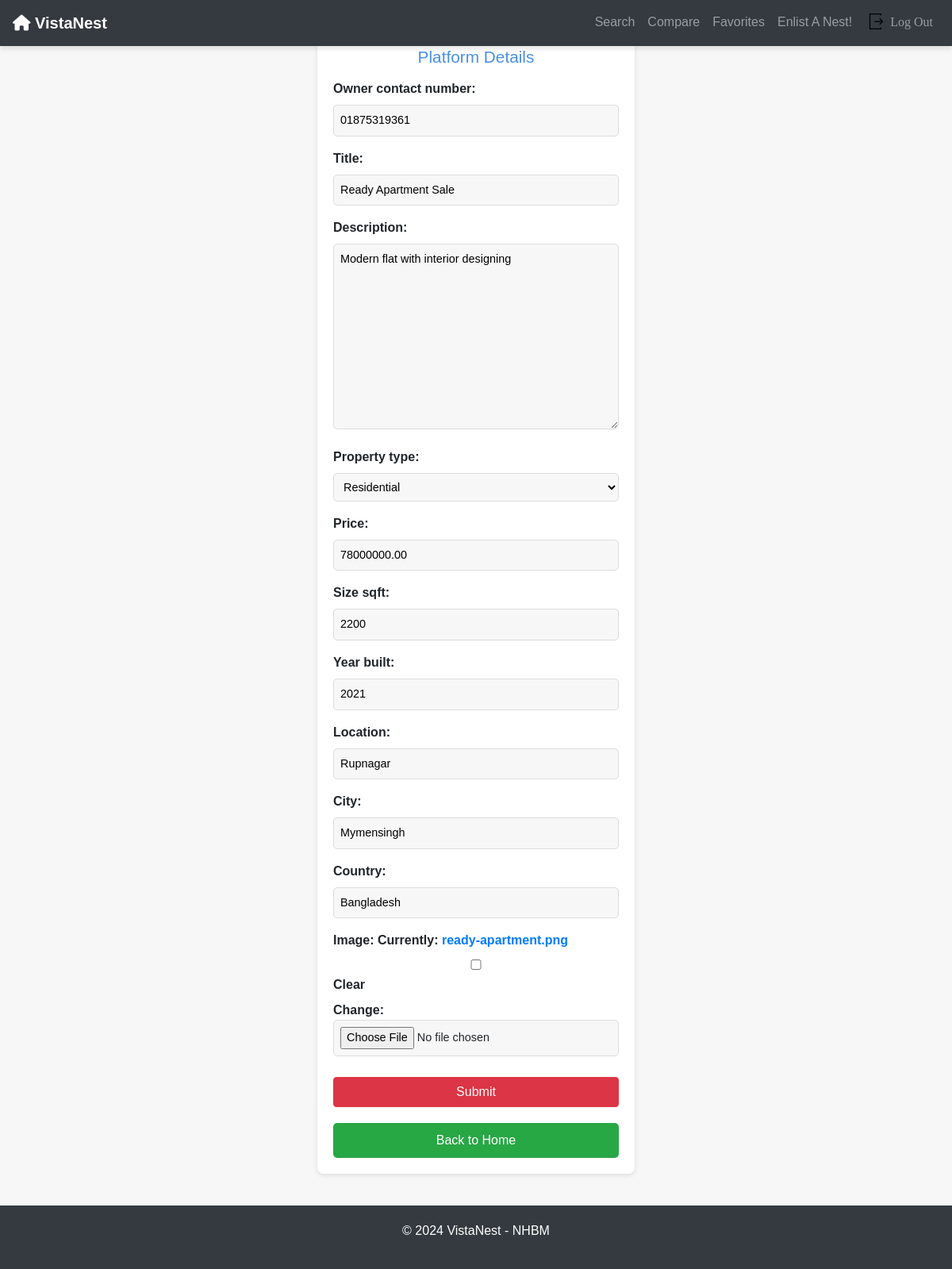
Screenshot of /platforms/update-platform/18 with the database file from the repository.
### platforms/models.py (models this page shows, shortened)
class Platform(models.Model):
    property_type_choices = [
        ('Residential', 'Residential'),
        ('Commercial', 'Commercial'),
        ('Land', 'Land'),
        ('Industrial', 'Industrial'),
        ('Special Purpose', 'Special Purpose')
    ]
    owner_contact_number = models.CharField(max_length=15, blank=True, null=True)
    title = models.CharField(max_length=100)
    description = models.TextField(default="This Property is mindblowing!")
    property_type = models.CharField(max_length=20, choices=property_type_choices)
    price = models.DecimalField(max_digits=10, decimal_places=2)
    size_sqft = models.PositiveIntegerField()
    year_built = models.PositiveIntegerField()
    location = models.CharField(max_length=100)
    city = models.CharField(max_length=50)
    country = models.CharField(max_length=50)
    listed_date = models.DateField(auto_now_add=True)
    image = models.ImageField(upload_to='platform_image/', blank=True, null=True, default='platform_image/houses.png')

### platforms/views.py (the view)
# urls.py: path('update-platform/<int:p_id>', views.update_platform, name='update-platform'),
def update_platform(request, p_id):
    p = Platform.objects.get(pk=p_id)
    if request.method == "POST":
        form = forms.PlatformForm(request.POST or None, request.FILES, instance=p)
        if form.is_valid():
            form.save()
            return redirect("home")
    else:
        form = forms.PlatformForm(instance=p)
    return render(request, 'forms.html', {
        "form": form
    })

### platforms/forms.py
class PlatformForm(forms.ModelForm):
    class Meta:
        model = Platform
        fields = '__all__'
    image = forms.ImageField(required=False)

### templates/forms.html (shortened to what this page needs)
<!DOCTYPE html>
<html lang="en">
{% extends "home.html" %}
{% block content %}
<head>
</head>
<body>
    <div class="container">
        <h1>Platform Details</h1>
        <form method="POST" enctype="multipart/form-data">
            <div>
                <b>{{ form.as_p }}</b>
            </div>
            <button type="submit" class="btn btn-danger">Submit</button>
            <a href="{% url 'home' %}" class="btn-back">Back to Home</a>
        </form>
    </div>
</body>
{% endblock %}

### templates/home.html (style rules this page uses)
body { font-family: 'Poppins', sans-serif; background-color: #f8f9fa; padding-top: 80px; }

### templates/forms.html (style rules this page uses)
body { font-family: Arial, sans-serif; background-color: #f7f7f7; margin: 0; padding: 0; }
.container { width: 100%; max-width: 400px; margin: 40px auto; padding: 20px; background-color: #fff; border-radius: 8px; box-shadow: 0 2px 6px rgba(0, 0, 0, 0.1); }
h1 { color: #4A90E2; font-size: 1.3em; text-align: center; margin-bottom: 15px; }
form { display: flex; flex-direction: column; gap: 10px; }
form input, form select, form textarea { width: 100%; padding: 8px; border-radius: 5px; border: 1px solid #ddd; background-color: #f7f7f7; font-size: 0.9em; }
form button { width: 100%; padding: 12px; border-radius: 5px; border: none; font-size: 1em; cursor: pointer; }
.btn-back { background-color: #28a745; color: white; text-align: center; display: block; font-size: 1em; padding: 10px; border-radius: 5px; text-decoration: none; margin-top: 10px; }

### rows the page displays
Platform: owner_contact_number "01875319361", title "Ready Apartment Sale", description "Modern flat with interior designing", property_type "Residential", price "78000000.00", size_sqft "2200", year_built "2021", location "Rupnagar", city "Mymensingh", country "Bangladesh"
